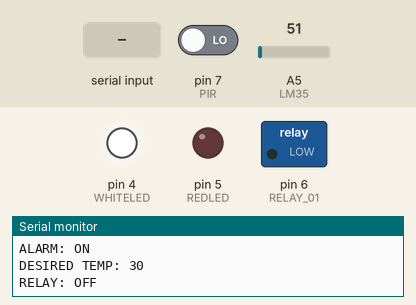
A sketch run on a simulated Arduino Uno, built with avr-gcc and run on an emulated ATmega328P. Shown: switched loads named in the sketch (green lamp = pin HIGH), output pins drawn as LEDs (lit = HIGH), the last lines printed to the serial monitor. The inputs (shaded band) are chosen by the test bench; at power-on: A5 (LM35) = 51, pin 7 (PIR) LOW.

Above: at 1.2 s.
1.3 s: A5 (LM35) set to 68
At 2.3 s:
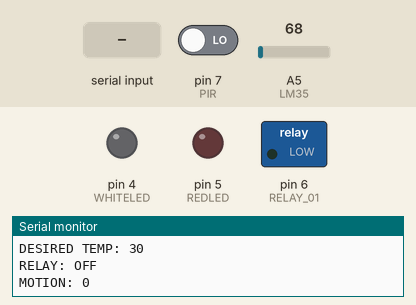
2.9 s: "SETRELAY01ON\n" received over Serial
At 3.7 s:
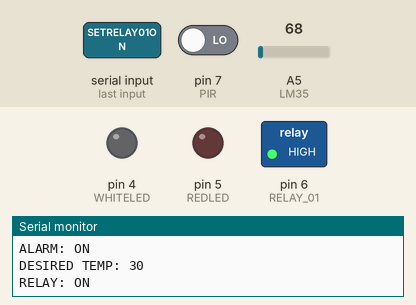
4.5 s: pin 7 (PIR) driven HIGH
At 5.0 s:
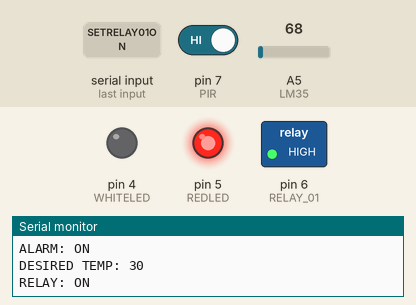
6.0 s: "SETTEMP:150\n" received over Serial
At 7.1 s:
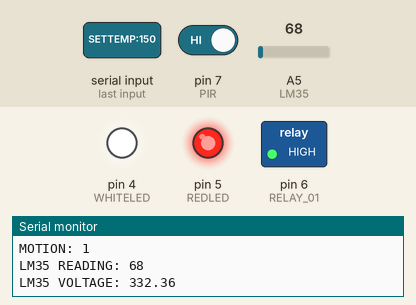
7.6 s: "SETALARMOFF\n" received over Serial
At 8.5 s:
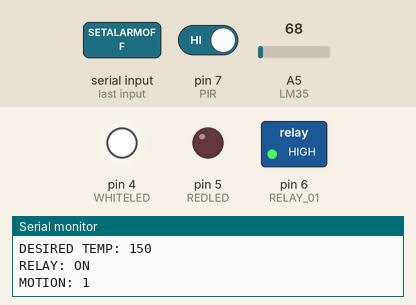
9.2 s: "SETTEMP:1\n" received over Serial
At 10.5 s:
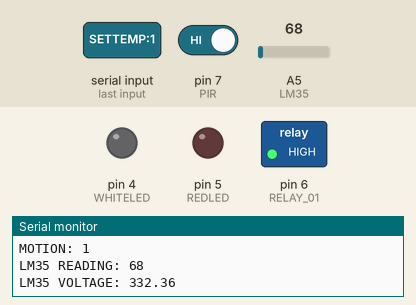
Timing chart, 0 to 11.9 s (numbered marks = the images above; inputs shaded):
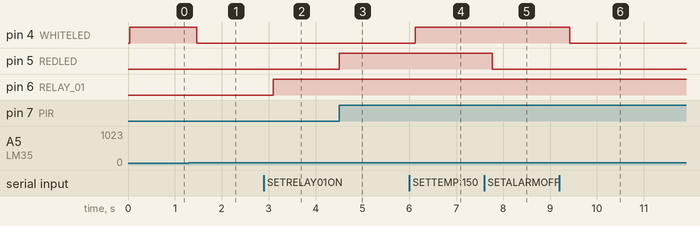

Measured:
- the behaviour switches between 61 and 62 on A5 (LM35) (found by bisection; images 0 and 1)
- after the input at 1.3 s, pin 4 (WHITELED): HIGH → LOW after 0.16 s
- after the input at 2.9 s, pin 6 (RELAY_01): LOW → HIGH after 0.20 s
- after the input at 4.5 s, pin 5 (REDLED): LOW → HIGH at once
- after the input at 6.0 s, pin 4 (WHITELED): LOW → HIGH after 0.13 s
- after the input at 7.6 s, pin 5 (REDLED): HIGH → LOW after 0.17 s
- after the input at 9.2 s, pin 4 (WHITELED): HIGH → LOW after 0.22 s

The sketch:

finalproject.ino
```cpp
//Sensor pins.
int PIR = 7;
int LM35 = A5;

//LED pins.
int REDLED = 5;
int WHITELED = 4;

//Relay pins.
int RELAY_01 = 6;

//LM35 Vars.
int LM35_READING = 0;
float TEMP_VOLTAGE = 0;
float TEMP = 0;

//Alarm's State
bool isAlarmOn = true;

//Relay's State
bool isRelayOn = false;

//Temp's State
String desiredTemp = "30";

//Serial port stuff
String inputString = "";         // a String to hold incoming data
bool stringComplete = false;  // whether the string is complete

void setup() {
  pinMode(PIR, INPUT);
  pinMode(REDLED, OUTPUT);
  pinMode(WHITELED, OUTPUT);
  //analogReference(INTERNAL);
  pinMode(LM35, INPUT);
  pinMode(RELAY_01, OUTPUT);
  // initialize serial:
  Serial.begin(9600);
  // reserve 200 bytes for the inputString:
  inputString.reserve(200);
}

void loop() {
  LM35_READING = analogRead(LM35);
  TEMP_VOLTAGE = (LM35_READING / 1023.0)*5000;
  TEMP = TEMP_VOLTAGE / 10;
  //sending datas of sensors to serial port.
  Serial.print("MOTION: ");
  Serial.println(digitalRead(PIR));
  Serial.print("LM35 READING: ");
  Serial.println(LM35_READING);
  Serial.print("LM35 VOLTAGE: ");
  Serial.println(TEMP_VOLTAGE);
  Serial.print("TEMP: ");
  Serial.println(TEMP);
  Serial.print("ALARM: ");
  if (isAlarmOn){
    Serial.println("ON");
  } else {
    Serial.println("OFF");
  }
  Serial.print("DESIRED TEMP: ");
  Serial.println(desiredTemp);
  Serial.print("RELAY: ");
  if (isRelayOn){
    Serial.println("ON");
  }
  else {
    Serial.println("OFF");
  }

  //Checks if any command recieves.
  readComingCommands();

  //PIR
  if(digitalRead(PIR) == 1 && isAlarmOn)
  {
    digitalWrite(REDLED, HIGH);
  }
  else
  {
    digitalWrite(REDLED, LOW);
  }
  //LM35
  if(TEMP < desiredTemp.toInt())
  {
    digitalWrite(WHITELED, HIGH);
  }
  else
  {
    digitalWrite(WHITELED, LOW);
  }
  if (isRelayOn){
    digitalWrite(RELAY_01, HIGH);
  }
  else{
    digitalWrite(RELAY_01, LOW);
  }
}

/*
  SerialEvent occurs whenever a new data comes in the hardware serial RX. This
  routine is run between each time loop() runs, so using delay inside loop can
  delay response. Multiple bytes of data may be available.
*/
void serialEvent() {
  while (Serial.available()) {
    // get the new byte:
    char inChar = (char)Serial.read();
    // add it to the inputString:
    inputString += inChar;
    // if the incoming character is a newline, set a flag so the main loop can
    // do something about it:
    if (inChar == '\n') {
      stringComplete = true;
    }
  }
}

void readComingCommands() {
  inputString.trim();
  if (stringComplete) {
    if(inputString.equals("SETALARMON")){
      isAlarmOn = true;
    }
    else if(inputString.equals("SETALARMOFF")){
      isAlarmOn = false;
    }
    else if(inputString.startsWith("SETTEMP")){
      desiredTemp = inputString.substring(inputString.indexOf(":")+1, inputString.length());
    }
    else if(inputString.startsWith("SETRELAY01ON")){
      isRelayOn = true;
    }
    else if (inputString.startsWith("SETRELAY01OFF")){
      isRelayOn = false;
    }
    // clear the string:
    inputString = "";
    stringComplete = false;
  }
}
```
